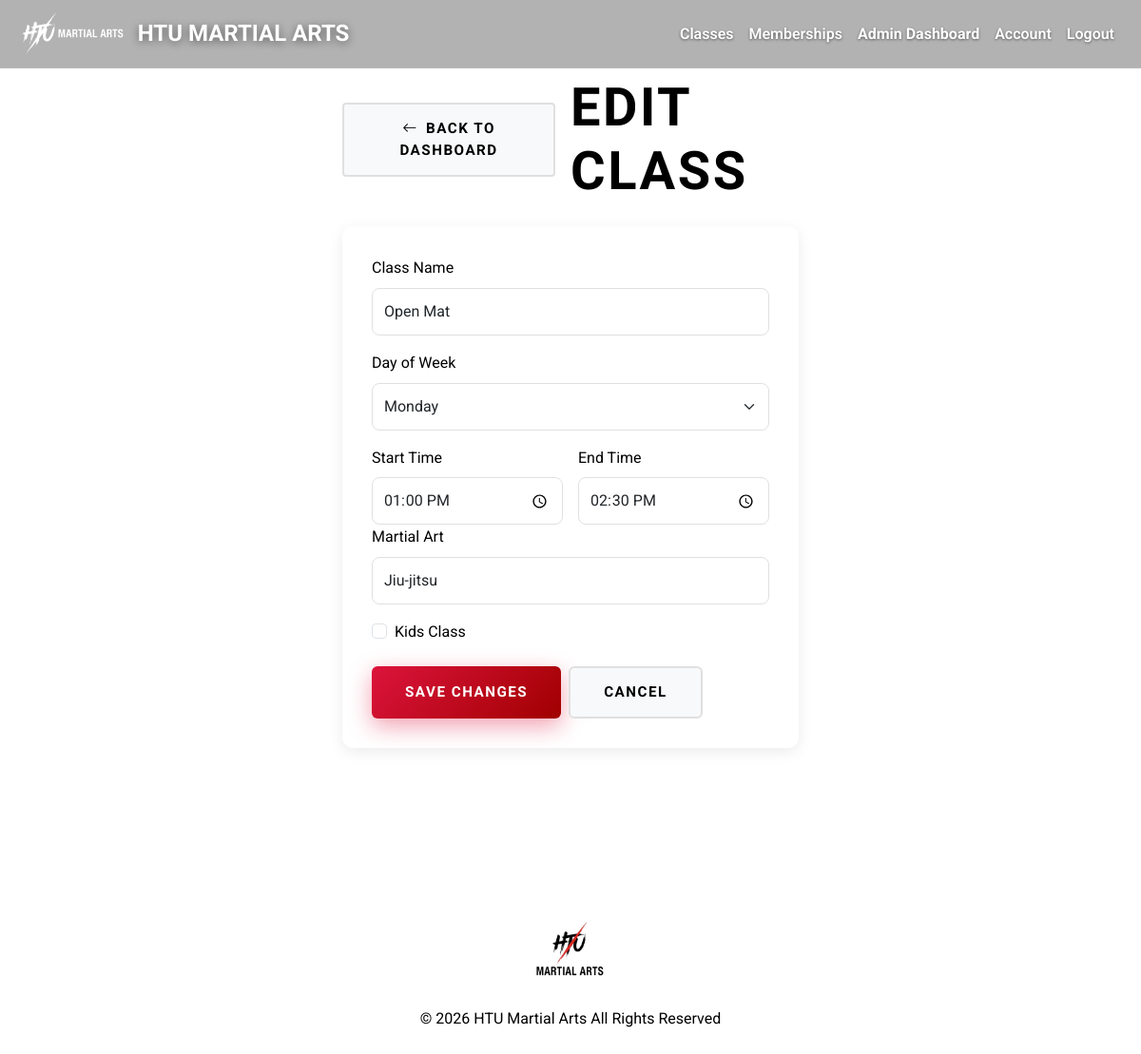
The page /classes_manage.php?action=edit&id=4 (signed in) on the database as committed earlier.
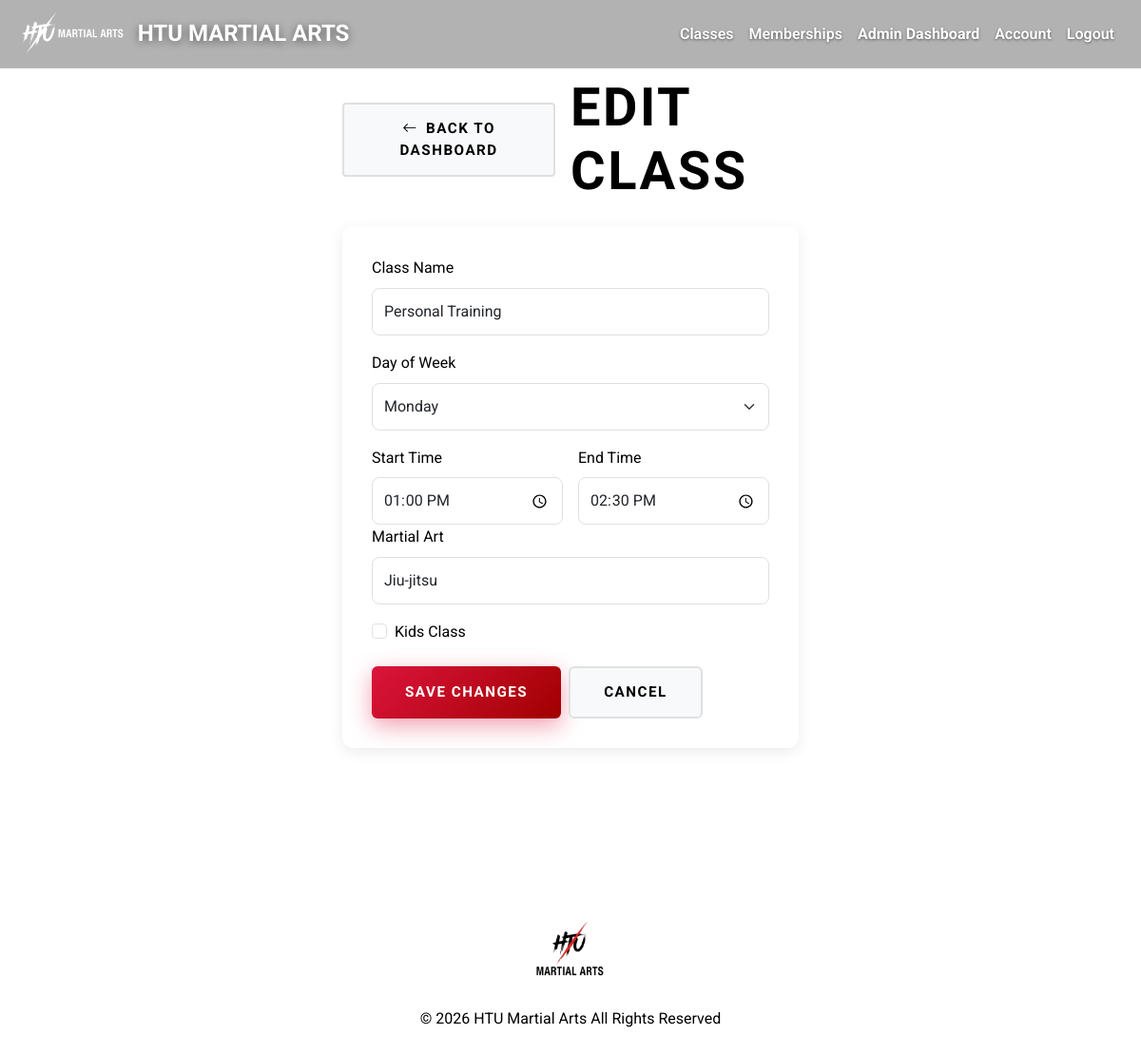
The same page on the database as committed later.
### tables this page shows
CREATE TABLE `classes` (
  `id` int(11) NOT NULL,
  `class_name` varchar(100) NOT NULL,
  `day_of_week` enum('Monday','Tuesday','Wednesday','Thursday','Friday','Saturday','Sunday') NOT NULL,
  `start_time` time NOT NULL,
  `end_time` time NOT NULL,
  `martial_art` varchar(50) NOT NULL,
  `age_group` varchar(20) DEFAULT 'Adult',
  `is_kids_class` tinyint(1) DEFAULT 0
);

### classes_manage.php (the view, shortened to what this page needs)
<?php
include 'includes/db.php';
$action = $_GET['action'] ?? ($_POST['action'] ?? '');
switch ($action) {
    case 'edit':
        $id = isset($_GET['id']) ? intval($_GET['id']) : 0;
        $stmt = $conn->prepare('SELECT * FROM classes WHERE id = ?');
        $stmt->bind_param('i', $id);
        $stmt->execute();
        $result = $stmt->get_result();
        $class = $result->fetch_assoc();
        include 'includes/header.php';
        ?>
        <div class="container page-section narrow-container">
            <div class="d-flex align-items-center gap-3 mb-4">
                <a href="admin.php" class="btn btn-light btn-sm"><i class="bi bi-arrow-left me-2"></i>Back to Dashboard</a>
                <h2 class="mb-0">Edit Class</h2>
            </div>
            <form method="POST" class="glass-panel">
                <div class="mb-3">
                    <label class="form-label">Class Name</label>
                    <input type="text" name="class_name" class="form-control" value="<?php echo htmlspecialchars($class['class_name']); ?>" required>
                </div>
                <div class="mb-3">
                    <label class="form-label">Day of Week</label>
                    <select name="day" class="form-select" required>
                        <?php
                        $days = ['Monday','Tuesday','Wednesday','Thursday','Friday','Saturday','Sunday'];
                        foreach ($days as $dayOption) {
                            $selected = ($dayOption === $class['day_of_week']) ? 'selected' : '';
                            echo '<option ' . $selected . '>' . $dayOption . '</option>';
                        }
                        ?>
                    </select>
                </div>
                <div class="row g-3">
                    <div class="col-md-6">
                        <label class="form-label">Start Time</label>
                        <input type="time" name="start_time" class="form-control" value="<?php echo htmlspecialchars($class['start_time']); ?>" required>
                    </div>
                    <div class="col-md-6">
                        <label class="form-label">End Time</label>
                        <input type="time" name="end_time" class="form-control" value="<?php echo htmlspecialchars($class['end_time']); ?>" required>
                    </div>
                </div>
                <div class="mb-3">
                    <label class="form-label">Martial Art</label>
                    <input type="text" name="martial_art" class="form-control" value="<?php echo htmlspecialchars($class['martial_art'] ?? ''); ?>" placeholder="e.g., Karate, Judo, Muay Thai" required>
                </div>
                <div class="mb-3 form-check">
                    <input type="checkbox" name="is_kids_class" class="form-check-input" id="is_kids_class" <?php echo (isset($class['is_kids_class']) && $class['is_kids_class']) ? 'checked' : ''; ?>>
                    <label class="form-check-label" for="is_kids_class">Kids Class</label>
                </div>
                <div class="mt-4 d-flex gap-2">
                    <button type="submit" class="btn btn-primary">Save Changes</button>
                    <a href="admin.php" class="btn btn-light">Cancel</a>
                </div>
            </form>
        </div>
        <?php
        include 'includes/footer.php';
        exit();
}
?>

Rows that differ between the two databases and show on the page:
changed classes "Jiu-jitsu": class_name "Open Mat" → "Personal Training"
